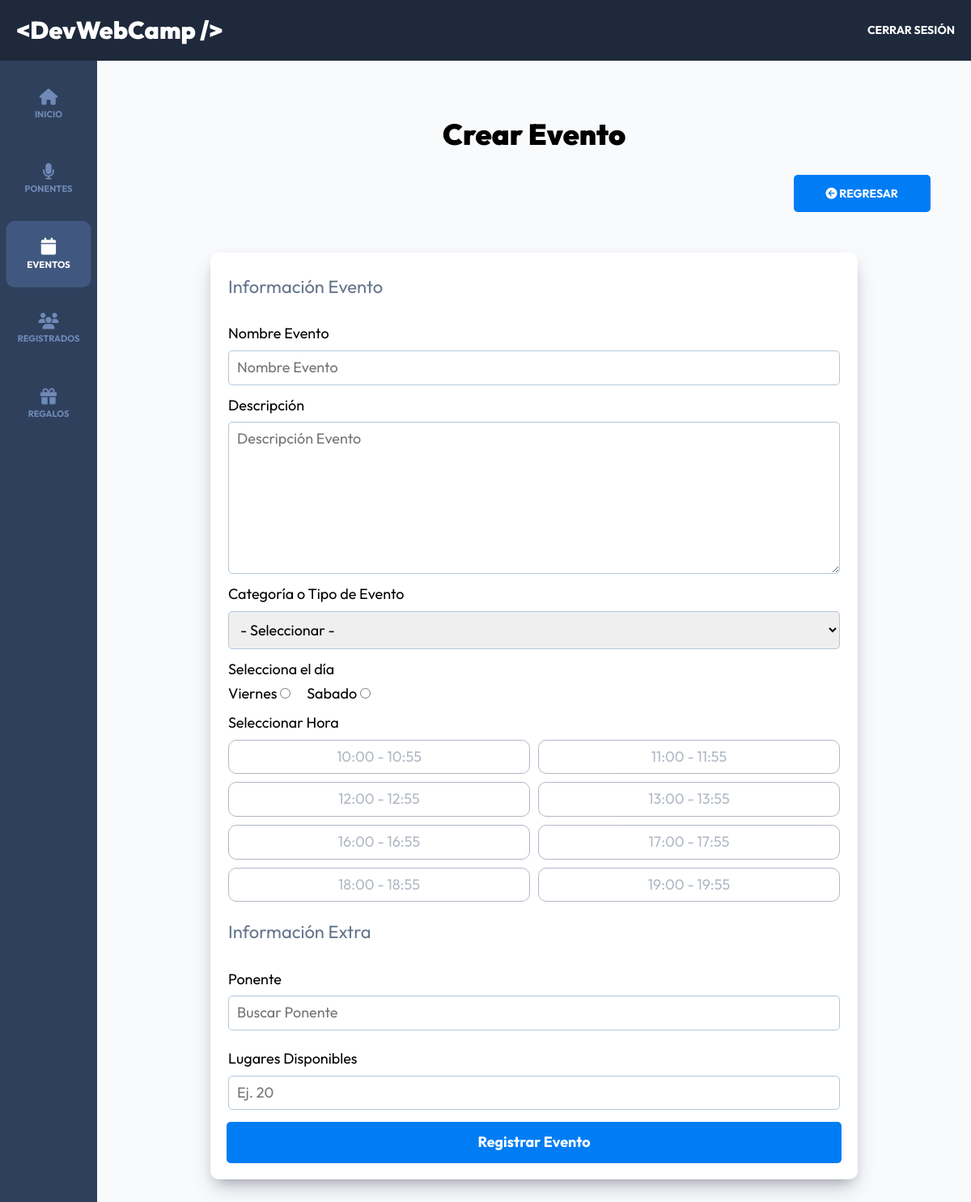
/admin/eventos/crear (signed in), run on the app's committed database.
### tables this page shows
CREATE TABLE `dias` (
  `id` int NOT NULL AUTO_INCREMENT,
  `nombre` varchar(15) DEFAULT NULL,
  PRIMARY KEY (`id`)
);

CREATE TABLE `horas` (
  `id` int NOT NULL AUTO_INCREMENT,
  `hora` varchar(13) DEFAULT NULL,
  PRIMARY KEY (`id`)
);

### controllers/EventosController.php (called while the page is built, shortened)
<?php
class EventosController
{
    public static function crear(Router $router)
    {
        $alertas = [];
        $categorias = Categoria::all('ASC');
        $dias = Dia::all('ASC');
        $horas = Hora::all('ASC');
        $evento = new Evento;
        $router->render('admin/eventos/crear', [
            'titulo' => 'Crear Evento',
            'alertas' => $alertas,
            'categorias' => $categorias,
            'dias' => $dias,
            'horas' => $horas,
            'evento' => $evento
        ]);
    }
}

### public/index.php (called while the page is built, shortened)
<?php
$router = new Router();
$router->get('/login', [AuthController::class, 'login']);
$router->post('/login', [AuthController::class, 'login']);
$router->post('/logout', [AuthController::class, 'logout']);
$router->get('/registro', [AuthController::class, 'registro']);
$router->post('/registro', [AuthController::class, 'registro']);
$router->get('/olvide', [AuthController::class, 'olvide']);
$router->post('/olvide', [AuthController::class, 'olvide']);
$router->get('/reestablecer', [AuthController::class, 'reestablecer']);
$router->post('/reestablecer', [AuthController::class, 'reestablecer']);
$router->get('/mensaje', [AuthController::class, 'mensaje']);
$router->get('/confirmar-cuenta', [AuthController::class, 'confirmar']);
$router->get('/admin/dashboard', [DashboardController::class, 'index']);
$router->get('/admin/ponentes', [PonentesController::class, 'index']);
$router->get('/admin/ponentes/crear', [PonentesController::class, 'crear']);
$router->post('/admin/ponentes/crear', [PonentesController::class, 'crear']);
$router->get('/admin/ponentes/editar', [PonentesController::class, 'editar']);
$router->post('/admin/ponentes/editar', [PonentesController::class, 'editar']);
$router->post('/admin/ponentes/eliminar', [PonentesController::class, 'eliminar']);
$router->get('/api/ponentes', [APIPonentes::class, 'index']);
$router->get('/api/ponente', [APIPonentes::class, 'ponente']);
$router->get('/admin/eventos', [EventosController::class, 'index']);
$router->get('/admin/eventos/crear', [EventosController::class, 'crear']);
$router->post('/admin/eventos/crear', [EventosController::class, 'crear']);
$router->get('/admin/eventos/editar', [EventosController::class, 'editar']);
$router->post('/admin/eventos/editar', [EventosController::class, 'editar']);
$router->post('/admin/eventos/eliminar', [EventosController::class, 'eliminar']);
$router->get('/api/eventos-horario', [APIEventos::class, 'index']);
$router->get('/api/eventos', [APIGraficos::class, 'eventos']);
$router->get('/admin/registrados', [RegistradosController::class, 'index']);
$router->get('/admin/regalos', [RegalosController::class, 'index']);
$router->get('/admin/regalos/crear', [RegalosController::class, 'crear']);
$router->post('/admin/regalos/crear', [RegalosController::class, 'crear']);
$router->get('/admin/regalos/editar', [RegalosController::class, 'editar']);
$router->post('/admin/regalos/editar', [RegalosController::class, 'editar']);
$router->post('/admin/regalos/eliminar', [RegalosController::class, 'eliminar']);
$router->get('/api/regalos', [APIGraficos::class, 'regalos']);
$router->get('/api/ingresos', [APIGraficos::class, 'ingresos']);
$router->get('/finalizar-registro', [RegistroController::class, 'crear']);
$router->post('/finalizar-registro/gratis', [RegistroController::class, 'gratis']);
$router->post('/finalizar-registro/pagar', [RegistroController::class, 'pagar']);
$router->get('/finalizar-registro/conferencias', [RegistroController::class, 'conferencias']);
$router->post('/finalizar-registro/conferencias', [RegistroController::class, 'conferencias']);
$router->get('/boleto', [RegistroController::class, 'boleto']);
$router->get('/', [PaginasController::class, 'index']);
$router->get('/devwebcamp', [PaginasController::class, 'evento']);
$router->get('/paquetes', [PaginasController::class, 'paquetes']);
$router->get('/workshops-conferencias', [PaginasController::class, 'conferencias']);
$router->get('/404', [PaginasController::class, 'error']);
$router->comprobarRutas();

### models/Evento.php (called while the page is built, shortened)
<?php
class Evento extends ActiveRecord
{
    public function __construct($args = [])
    {
        $this->nombre = $args['nombre'] ?? '';
        $this->disponibles = $args['disponibles'] ?? '';
        $this->dia_id = $args['dia_id'] ?? null;
    }
}

### models/ActiveRecord.php (called while the page is built, shortened)
<?php
class ActiveRecord
{
    protected static $db;
    protected static $tabla = '';
    public static function setDB($database)
    {
        self::$db = $database;
    }
    public static function consultarSQL($query)
    {
        $resultado = self::$db->query($query);
        $array = [];
        while ($registro = $resultado->fetch_assoc()) {
            $array[] = static::crearObjeto($registro);
        }
        return $array;
    }
    protected static function crearObjeto($registro)
    {
        $objeto = new static;
        foreach ($registro as $key => $value) {
            if (property_exists($objeto, $key)) {
                $objeto->$key = $value;
            }
        }
        return $objeto;
    }
    public static function all($orden = 'DESC')
    {
        $query = "SELECT * FROM " . static::$tabla . " ORDER BY id " . $orden;
        $resultado = self::consultarSQL($query);
        return $resultado;
    }
}

### views/admin/eventos/formulario.php (the view, shortened to what this page needs)
<fieldset class="formulario__fieldset">
    <legend class="formulario__legend">Información Evento</legend>
    <div class="formulario__campo">
        <label for="nombre" class="formulario__label">Nombre Evento</label>
        <input type="text" class="formulario__input" id="nombre" name="nombre" placeholder="Nombre Evento" value="<?php echo $evento->nombre; ?>">
    </div>
    <div class="formulario__campo">
        <label for="descripcion" class="formulario__label">Descripción</label>
        <textarea class="formulario__input" id="descripcion" name="descripcion" placeholder="Descripción Evento" rows="8"><?php echo $evento->descripcion; ?></textarea>
    </div>
    <div class="formulario__campo">
        <label for="categoria" class="formulario__label">Categoría o Tipo de Evento</label>
        <select class="formulario__select" id="categoria" name="categoria_id">
            <option value="" disabled selected>- Seleccionar -</option>
        </select>
    </div>
    <div class="formulario__campo">
        <label for="categoria" class="formulario__label">Selecciona el día</label>
        <div class="formulario__radio">
            <?php foreach ($dias as $dia) { ?>
                <div>
                    <label for="<?php echo strtolower($dia->nombre); ?>"><?php echo $dia->nombre; ?></label>
                    <input type="radio" id="<?php echo strtolower($dia->nombre); ?>" name="dia" value="<?php echo $dia->id; ?>" <?php echo ($evento->dia_id === $dia->id) ? 'checked' : ''; ?> />
                </div>
            <?php } ?>
        </div>
    </div>
    <div id="horas" class="formulario__campo">
        <label class="formulario__label">Seleccionar Hora</label>
        <ul id="horas" class="horas">
            <?php foreach ($horas as $hora) { ?>
                <li data-hora-id="<?php echo $hora->id; ?>" class="horas__hora horas__hora--deshabilitada"><?php echo $hora->hora; ?></li>
            <?php } ?>
        </ul>
    </div>
</fieldset>
<fieldset class="formulario__fieldset">
    <legend class="formulario__legend">Información Extra</legend>
    <div class="formulario__campo">
        <label for="ponentes" class="formulario__label">Ponente</label>
        <input type="text" class="formulario__input" id="ponentes" placeholder="Buscar Ponente">
    </div>
    <div class="formulario__campo">
        <label for="disponibles" class="formulario__label">Lugares Disponibles</label>
        <input type="number" min="1" class="formulario__input" id="disponibles" name="disponibles" placeholder="Ej. 20" value="<?php echo $evento->disponibles; ?>">
    </div>
</fieldset>

### public/build/css/app.css (style rules this page uses)
html { line-height: 1.15; -webkit-text-size-adjust: 100%; }
body { margin: 0; }
button, input, optgroup, select, textarea { font-family: inherit; font-size: 100%; line-height: 1.15; margin: 0; }
button, input { overflow: visible; }
button, select { text-transform: none; }
fieldset { padding: 0.35em 0.75em 0.625em; }
legend { box-sizing: border-box; color: inherit; display: table; max-width: 100%; padding: 0; white-space: normal; }
textarea { overflow: auto; }
[type=checkbox], [type=radio] { box-sizing: border-box; padding: 0; }
html { font-size: 62.5%; box-sizing: border-box; height: 100%; }
*, *:before, *:after { box-sizing: inherit; }
body { font-family: "Outfit", sans-serif; font-size: 1.8rem; }
.formulario__fieldset { border: none; margin-top: 1rem; padding: 0; }
.formulario__legend { color: #64748b; font-size: 2.2rem; margin-bottom: 2rem; }
.formulario__campo { display: flex; flex-direction: column; gap: 1rem; margin: 1.5rem 0; }
.formulario__input, .formulario__input--sociales, .formulario__select--sociales, .formulario__textarea--sociales, .formulario__select, .formulario__textarea { padding: 1rem; border: 1px solid #b1c7dd; border-radius: 0.5rem; }
.formulario__radio { display: flex; gap: 2rem; }
.horas { margin: 0; padding: 0; list-style: none; display: grid; gap: 1rem; grid-template-columns: repeat(1, 1fr); }
@media (min-width: 768px) { .horas { display: grid; gap: 1rem; grid-template-columns: repeat(2, 1fr); } }
.horas__hora, .horas__hora--seleccionada, .horas__hora--deshabilitada { color: #007df4; border: 1px solid #007df4; border-radius: 1rem; padding: 1rem; text-align: center; transition: background-color 0.3s ease-in, color 0.3s ease-in; }
.horas__hora--deshabilitada { border: 1px solid #64748b; color: #64748b; opacity: 0.5; }
.dashboard { height: 100%; display: flex; flex-direction: column; background-color: #f8fafc; }

### data on the page
dias: nombre "Viernes", dia "☐ Viernes"
dias: nombre "Sabado", dia "☐ Sabado"
horas: hora "10:00 - 10:55"
horas: hora "11:00 - 11:55"
horas: hora "12:00 - 12:55"
horas: hora "13:00 - 13:55"
horas: hora "16:00 - 16:55"
horas: hora "17:00 - 17:55"
horas: hora "18:00 - 18:55"
horas: hora "19:00 - 19:55"

### other printed values
$titulo "Crear Evento"
